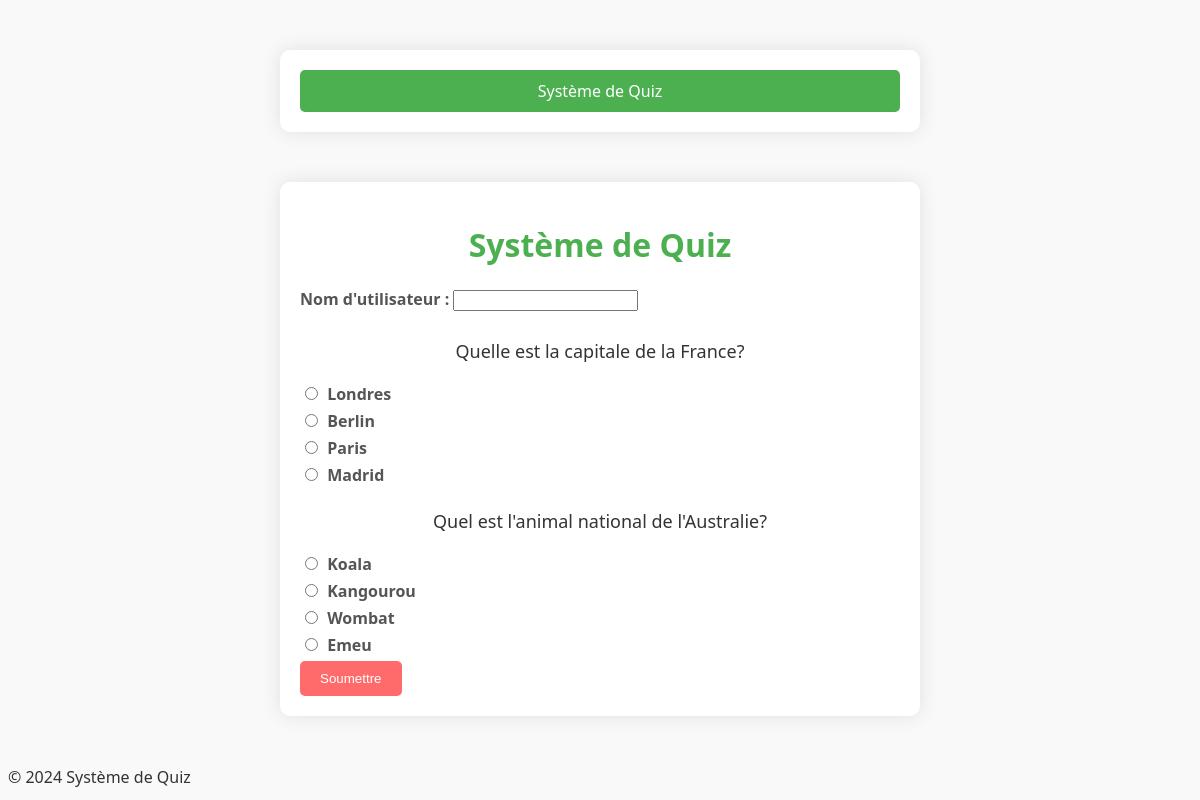
The page / on the database its author committed.
### app.py (models this page shows, shortened)
class Question(db.Model):
    id = db.Column(db.Integer, primary_key=True)
    question_text = db.Column(db.String(500), nullable=False)
    option_1 = db.Column(db.String(200), nullable=False)
    option_2 = db.Column(db.String(200), nullable=False)
    option_3 = db.Column(db.String(200), nullable=False)
    option_4 = db.Column(db.String(200), nullable=False)
    correct_option = db.Column(db.Integer, nullable=False)

### app.py (the view)
@app.route('/')
def index():
    questions = Question.query.all()
    return render_template('index.html', questions=questions)

### templates/index.html (shortened to what this page needs)
{% extends "base.html" %}
{% block content %}
<div class="container mt-5">
    <h1 >Système de Quiz</h1>
    <form action="/submit" method="post">
        <div class="mb-3">
            <label for="username" >Nom d'utilisateur :</label>
            <input type="text" name="username" required>
        </div>
        {% for question in questions %}
        <div class="mb-3">
            <p>{{ question.question_text }}</p>
            <div >
                <input  type="radio" name="{{ question.id }}" value="1">
                <label >{{ question.option_1 }}</label>
            </div>
            <div >
                <input  type="radio" name="{{ question.id }}" value="2">
                <label >{{ question.option_2 }}</label>
            </div>
            <div >
                <input  type="radio" name="{{ question.id }}" value="3">
                <label >{{ question.option_3 }}</label>
            </div>
            <div >
                <input  type="radio" name="{{ question.id }}" value="4">
                <label >{{ question.option_4 }}</label>
            </div>
        </div>
        {% endfor %}
        <button type="submit">Soumettre</button>
    </form>
</div>
{% endblock %}

### templates/base.html (shortened to what this page needs)
<!DOCTYPE html>
<html lang="fr">
<head>
    <link rel="stylesheet" href="{{ url_for('static', filename='css/style.css') }}">
    <link rel="stylesheet" href="{{ url_for('static', filename='css/note.css') }}">
</head>
<body>
    <nav>
        <div class="container">
            <a href="/">Système de Quiz</a>
        </div>
    </nav>
    <div>
        {% block content %}{% endblock %}
    </div>
    <footer>
        <div >
            <span >© 2024 Système de Quiz</span>
        </div>
    </footer>
</body>
</html>

### static/css/style.css (style rules this page uses)
body { font-family: 'Segoe UI', Tahoma, Geneva, Verdana, sans-serif; background-color: #f9f9f9; }
.container { max-width: 600px; margin: 0 auto; padding: 20px; background-color: #fff; border-radius: 10px; box-shadow: 0 0 20px rgba(0, 0, 0, 0.1); }
h1 { text-align: center; color: #333; }
form { margin-top: 20px; }
label { font-weight: bold; color: #555; }
input[type="text"], input[type="radio"] { margin-bottom: 10px; }
input[type="radio"] { margin-right: 5px; }
button { background-color: #ff6b6b; color: #fff; border: none; padding: 10px 20px; cursor: pointer; border-radius: 5px; transition: background-color 0.3s; }

### static/css/note.css (style rules this page uses)
body { font-family: 'Segoe UI', Tahoma, Geneva, Verdana, sans-serif; background-color: #f9f9f9; color: #333; }
.container { max-width: 600px; margin: 50px auto; padding: 20px; background-color: #fff; border-radius: 10px; box-shadow: 0 0 20px rgba(0, 0, 0, 0.1); }
h1 { text-align: center; color: #4CAF50; }
p { font-size: 18px; text-align: center; margin-bottom: 20px; }
a { display: block; text-align: center; background-color: #4CAF50; color: #fff; text-decoration: none; padding: 10px 20px; border-radius: 5px; transition: background-color 0.3s; }

### rows shown on the page
Question: question_text "Quelle est la capitale de la France?", option_1 "Londres", option_2 "Berlin", option_3 "Paris", option_4 "Madrid"
Question: question_text "Quel est l'animal national de l'Australie?", option_1 "Koala", option_2 "Kangourou", option_3 "Wombat", option_4 "Emeu"
